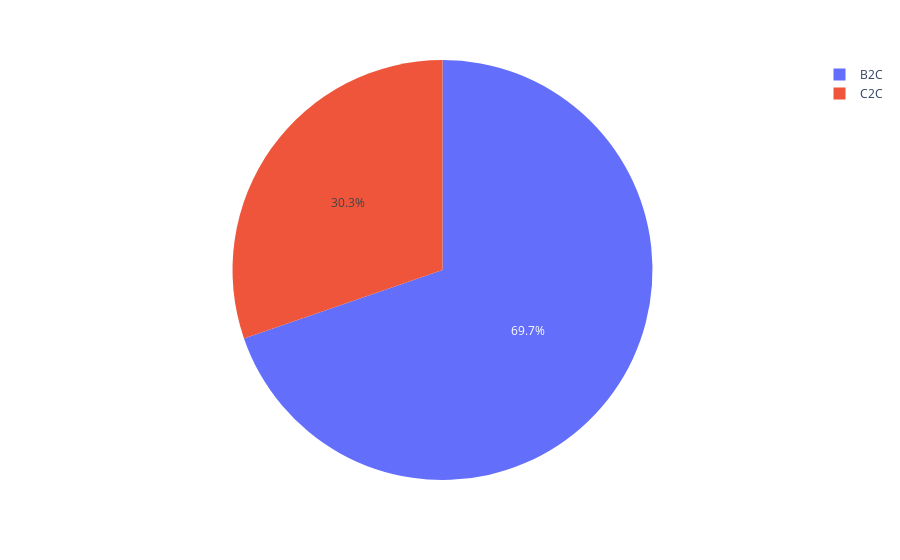

Notebook code for this chart:
### Code cell
fig= px.pie(df_ebay, values= df_ebay['b2c_c2c'].value_counts(), names=df_ebay['b2c_c2c'].unique())

fig.show()

### Figure 1 — Plotly figure (JSON) as saved in the notebook; plotly's stock layout.template omitted (floating-point values rounded to 4 significant figures)
{"data": [{"domain": {"x": [0, 1], "y": [0, 1]}, "hovertemplate": "label=%{label}<br>value=%{value}<extra></extra>", "labels": ["B2C", "C2C"], "legendgroup": "", "name": "", "showlegend": true, "type": "pie", "values": [69720, 30280]}], "layout": {"legend": {"tracegroupgap": 0}, "margin": {"t": 60}}}
